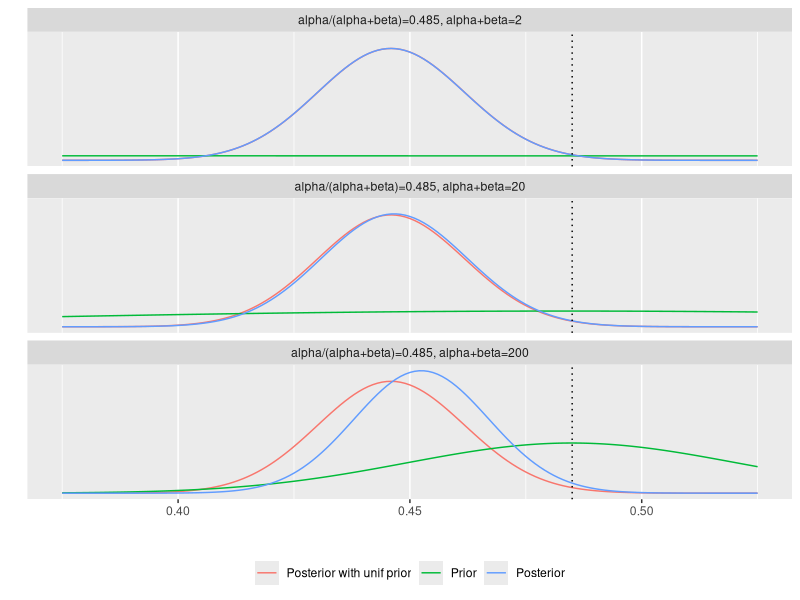

Generate this figure with R:
#' ---
#' title: "Bayesian data analysis demo 2.2"
#' author: "Aki Vehtari, Markus Paasiniemi"
#' date: "`r format(Sys.Date())`"
#' ---

#' ## Probability of a girl birth given placenta previa (BDA3 p. 37)
#'
#' Illustrate the effect of prior and compare posterior distributions
#' with different parameter values for the beta prior distribution.
#' 

#' ggplot2 is used for plotting, tidyr for manipulating data frames
#+ setup, message=FALSE, error=FALSE, warning=FALSE
library(ggplot2)
library(tidyr)

#' Observed data: 437 girls and 543 boys
a <- 437
b <- 543

#' Evaluate densities at evenly spaced points between 0.375 and 0.525
df1 <- data.frame(theta = seq(0.375, 0.525, 0.001))

#' Posterior with Beta(1,1), ie. uniform prior
df1$pu <- dbeta(df1$theta, a+1, b+1)

#' 3 different choices for priors
#'
#' - Beta(0.485\*2,(1-0.485)\*2)
#' - Beta(0.485\*20,(1-0.485)\*20)
#' - Beta(0.485\*200,(1-0.485)\*200)
n <- c(2, 20, 200) # prior counts
apr <- 0.485 # prior ratio of success

# helperf returns for given number of prior observations, prior ratio
# of successes, number of observed successes and failures and a data
# frame with values of theta, a new data frame with prior and posterior
# values evaluated at points theta.
helperf <- function(n, apr, a, b, df)
  cbind(df, pr = dbeta(df$theta, n*apr, n*(1-apr)), po = dbeta(df$theta, n*apr + a, n*(1-apr) + b), n = n)
# lapply function over prior counts n and gather results into key-value pairs.
df2 <- lapply(n, helperf, apr, a, b, df1) %>% do.call(rbind, args = .) %>%
  gather(grp, p, -c(theta, n), factor_key = T)
# add correct labels for plotting
df2$title <- factor(paste0('alpha/(alpha+beta)=0.485, alpha+beta=',df2$n))
levels(df2$grp) <- c('Posterior with unif prior', 'Prior', 'Posterior')

#' Plot distributions
ggplot(data = df2) +
  geom_line(aes(theta, p, color = grp)) +
  geom_vline(xintercept = 0.485, linetype = 'dotted') +
  facet_wrap(~title, ncol = 1) +
  labs(x = '', y = '') +
  scale_y_continuous(breaks = NULL) +
  theme(legend.position = 'bottom', legend.title = element_blank())

